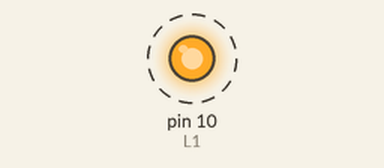
Simulated run of this sketch. Board: Arduino Uno, built with avr-gcc and run on an emulated ATmega328P. On the bench: output pins drawn as LEDs (lit = HIGH). Dashed ring = blinking. What the sketch prints to the serial monitor is not drawn.

Above: at 0.2 s.
Timing chart, 0 to 4.6 s (numbered marks = the images above):
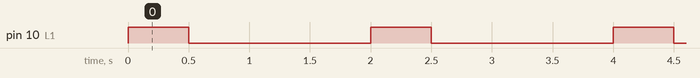

The sketch:

P2_SistEmb_Ex2.ino
```cpp
int L1 = 10;

void setup() {
  Serial.begin(9600);
  pinMode(L1, OUTPUT);
}

void loop() {
  digitalWrite(L1, HIGH);
  delay(500);
  digitalWrite(L1, LOW);
  delay(500);

  Serial.println("Funcionando");
  delay(1000);
}
```

Measured:
- by itself, pin 10 (L1): alternates HIGH for 0.50 s and LOW for 1.5 s
